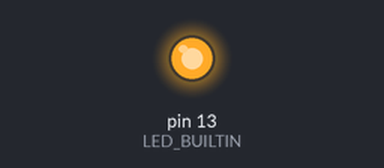
Bench run of a sketch on a simulated Arduino Uno, built with avr-gcc and run on an emulated ATmega328P. Shown: output pins drawn as LEDs (lit = HIGH).

Above: at 0.4 s.
At 41.6 s:
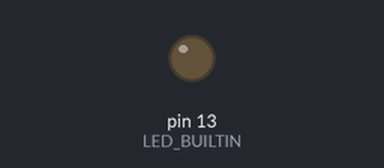
Timing chart, 0 to 46.8 s (numbered marks = the images above):
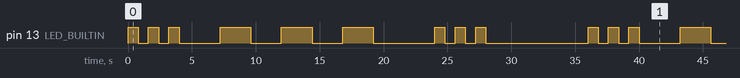

The sketch:

secuencia_modificada_2.ino
```cpp
// la función setup se ejecuta una vez cuando presionas reset o enciendes la placa
void setup() {
  // inicializa el pin digital LED_BUILTIN como una salida.
  pinMode(LED_BUILTIN, OUTPUT);
}

// la función hace parpadear el LED un número determinado de veces
void ciclo(int tiempo, int repeticiones) {
  for (int i = 0; i < repeticiones; i++) {
    digitalWrite(LED_BUILTIN, HIGH);    // enciende el LED
    delay(tiempo);                      // espera el tiempo pasado por parametro
    digitalWrite(LED_BUILTIN, LOW);     // apaga el LED
    delay(tiempo);                      // espera el tiempo pasado por parametro
  }
}

// la función loop se ejecuta una y otra vez para siempre
void loop() {
  // A
  ciclo(800, 3);    // espera 800 milisegundos y se repite el ciclo 3 veces

  // B
  delay(2400);      // espera 1200 milisegundos

  // C
  ciclo(2400, 3);   // espera 2400 milisegundos y se repite el ciclo 3 veces

  // D
  delay(2400);      // espera 1200 milisegundos

  // E
  ciclo(800, 3);    // espera 800 milisegundos y se repite el ciclo 3 veces

  // F
  delay(7200);      // espera 3600 milisegundos
}
```

Measured:
- by itself, pin 13 (LED_BUILTIN): repeats every 36.0 s: 2 × (LOW 0.80 s, HIGH 0.80 s), LOW 3.2 s, 2 × (HIGH 2.4 s, LOW 2.4 s), HIGH 2.4 s, LOW 4.8 s, 2 × (HIGH 0.80 s, LOW 0.80 s), HIGH 0.80 s, LOW 8.0 s, HIGH 0.80 s
- by itself, everything shown: repeats every 36.0 s, in 18 steps
